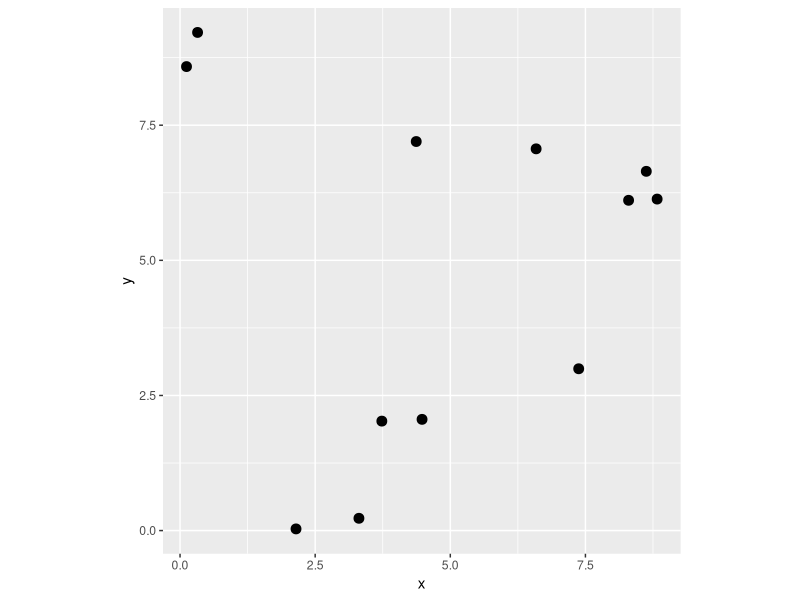
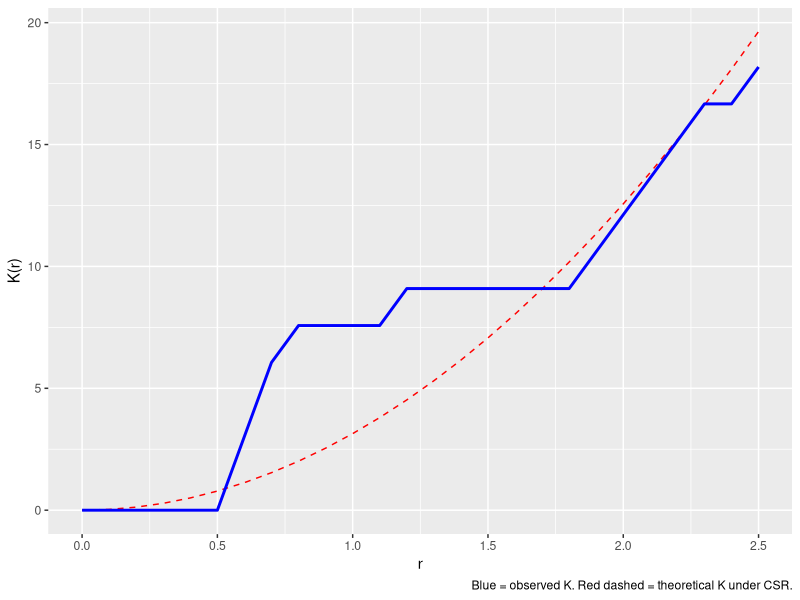
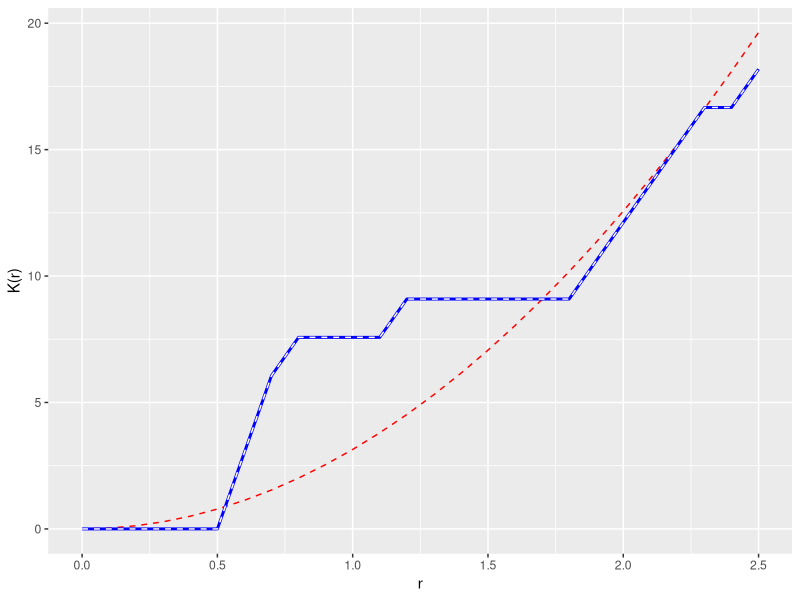

Source code (R) for these figures, in order:
## ----echo=FALSE---------------------------------------------------------------
set.seed(1984)


## ----message=FALSE------------------------------------------------------------
library(tidyverse)
library(spatstat)


## -----------------------------------------------------------------------------
n <- 12
area <- 100 # 10 x 10 = 100 square units
x <- runif(n = n, min = 0, max = 10)
y <- runif(n = n, min = 0, max = 10)

ggplot() +
  geom_point(aes(x = x, y = y), size = 3) +
  coord_fixed()


## -----------------------------------------------------------------------------
Dmat <- as.matrix(dist(cbind(x, y)))
Dmat


## -----------------------------------------------------------------------------
Dvec <- c(Dmat[upper.tri(Dmat)], Dmat[lower.tri(Dmat)])
Dvec


## -----------------------------------------------------------------------------
r <- seq(0, 2.5, by = 0.1)

Kr <- numeric(length(r))
for (i in seq_along(r)) {
  Kr[i] <- (area / (n * (n - 1))) * sum(Dvec <= r[i])
}


## -----------------------------------------------------------------------------
ggplot() +
  geom_line(aes(x = r, y = pi * r^2), color = "red", linetype = "dashed") +
  geom_line(aes(x = r, y = Kr), color = "blue", linewidth = 1) +
  labs(
    y = "K(r)", x = "r",
    caption = "Blue = observed K. Red dashed = theoretical K under CSR."
  )


## -----------------------------------------------------------------------------
xy <- as.ppp(cbind(x, y), W = c(0, 10, 0, 10))
xyK <- Kest(xy, r = r, correction = "none")


## -----------------------------------------------------------------------------
ggplot() +
  geom_line(aes(x = r, y = pi * r^2), color = "red", linetype = "dashed") +
  geom_line(aes(x = r, y = Kr), color = "blue", linewidth = 1) +
  geom_line(
    data = xyK, aes(x = r, y = un),
    linetype = "dashed", color = "white"
  ) +
  labs(y = "K(r)", x = "r")
